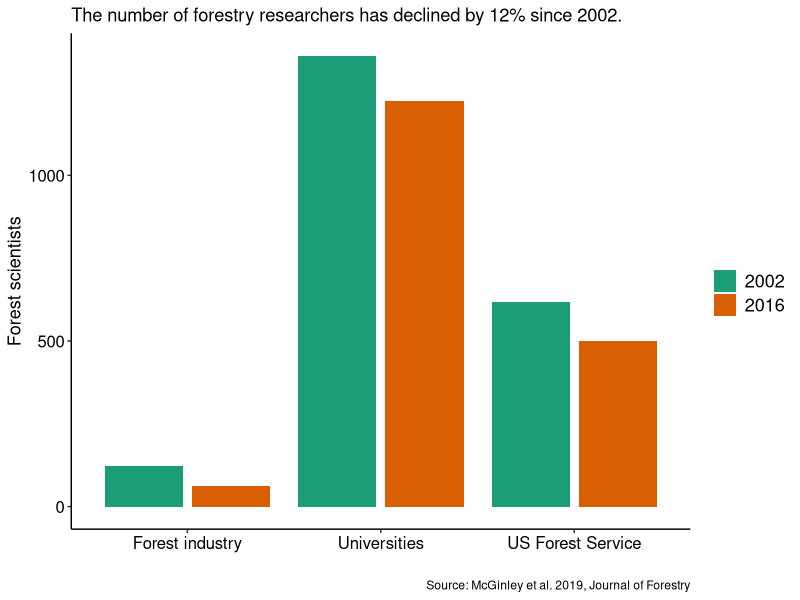

Here is the R script that generated this plot:
## ---- chunk 1
library(tidyverse)
## ---- chunk 2
res <-
  tribble(
~Type, ~Year, ~Num, 
"Forest industry", 2002, 124,
"Forest industry", 2016, 62,
"Universities",	2002, 1361,
"Universities",	2016, 1224,
"US Forest Service",	2002, 618,
"US Forest Service",	2016, 500
)
## ---- chunk 3
# p.res <- ggplot(res, aes(Year, Num, col=Type, shape = Type)) +
#          geom_line() +
#          geom_point() +
#   labs(x = "Year", y = "Forest scientists", 
#        title = "The number of forestry resesearchers has declined by 12% since 2002.")+
#     theme(panel.background = element_rect(fill = "NA"),
#         axis.line = element_line(color="black"),
#         legend.position = "bottom")
# p.res

p.res2 <- ggplot(res, aes(Type, Num, fill = factor(Year))) +
         geom_bar(stat = "identity", position = "dodge2")+
  labs(x = " ", y = "Forest scientists", 
       title = "The number of forestry researchers has declined by 12% since 2002.",
       caption = "Source: McGinley et al. 2019, Journal of Forestry",
       fill = " ")+
  scale_fill_brewer(palette="Dark2")+
    theme(panel.background = element_rect(fill = "NA"),
        axis.line = element_line(color="black"),
        legend.position = "right",
        legend.text = element_text(size=13, color = "black"),
        axis.text = element_text(size=12, color = "black"),
        axis.title.y = element_text(size = 13))
p.res2
